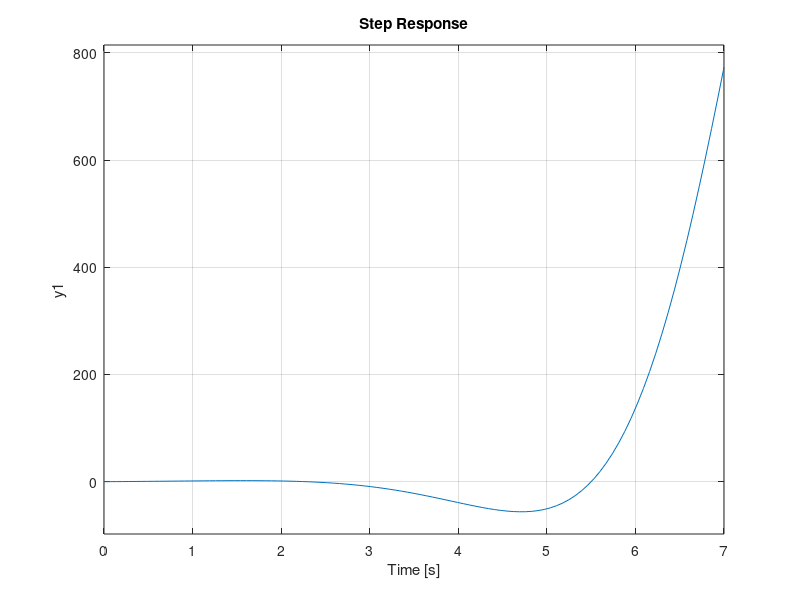

This figure's MATLAB source: (Note: this script raises an error after producing the figure.)
% Pruebas
A = [ -2 2; 1 -5];
B = [1/2; 0];
C = [1 0; 0 1];
D = [0; 0];
M = ss(A,B,C,D);
step(M);

s = tf ('s');
H = 1/(s+1);
t = linspace(0,2*pi,1000);
u = sin(t);
lsim(H,u,t);

A=[-2 2; 1 -5];
B = [1/2; 0];
C = [1 0; 0 1];
D = [0; 0];
M = ss(A , B , C,D );
M_z = c2d(M, 1e-4 , 'zoh');
step(M_z);

% Desarrollo

% PREGUNTA 1
a = 1;
b = 1;
c = 1;
d = 1;
e = 1;
f = 1;

s = tf('s');
H1 = a/(b*s - c);
H2 = d/(e*s-f);

step(feedback(H1, H2));

[A,B,C,D] = bam(a,b,c,d,e,f);
M = ss(A,B,C,D);
step(M);

[numerador,denominador] = mab(A,B,C,D);

s = tf ('s');
XD = s*eye(2)

[num,den] = ss2tf(A,B,C,D)

H1 = mab(A,B,C,D);

% PREGUNTA 2

% Se transforma el modelo de estado
% a funcion de transferencia con la 
% funcion mab

A2 = [-0.4125 0.3125 ; 0.3125 -0.4125];
B2 = [1 ; 1];
C2 = [1 0 ; 0 1];
D2 = [0; 0];

H3 = mab(A2,B2,C2,D2);

% Se calculan las respuestas

% Escalon
escalon = step(H3);

% Impulso
impulso = impulse(H3);

% u(t)
t = linspace(0, 12*pi , 5000);
u = 100* sin(t/4);
u(u<0) = 0.;

ut = lsim(H3, u, t);













